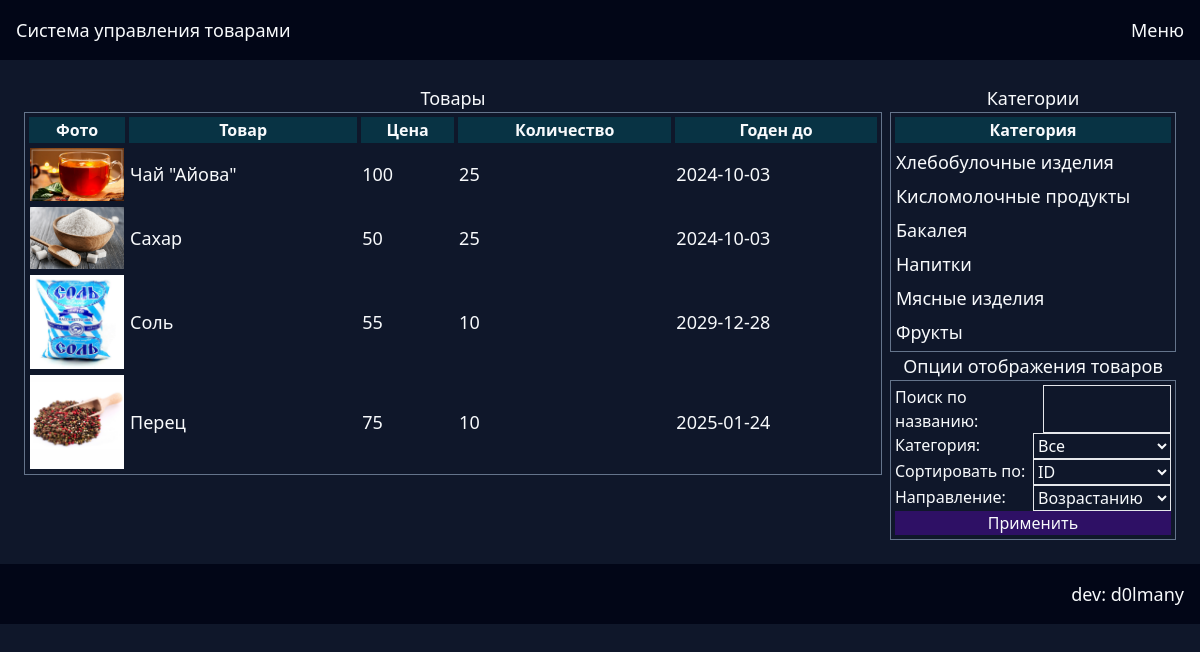
Screenshot of /show.php?category=3 with the database file from the repository.
### tables this page shows
CREATE TABLE `products` (
  `id` int NOT NULL,
  `name` varchar(60) NOT NULL,
  `id_category` int NOT NULL,
  `price` double NOT NULL,
  `quantity` int NOT NULL,
  `ex_date` date NOT NULL
);

CREATE TABLE `categories` (
  `id` int NOT NULL,
  `name` varchar(30) NOT NULL
);

### connect.php (the view, shortened to what this page needs)
<?php
echo "<script src='https://cdn.tailwindcss.com'></script>";
$req=0; $dbname="fpyzvpbd_m1";
switch($req){
    case 0:
        $server="MySQL-8.0"; $user="root"; $pass="";
        break;
}
try{
    $pdo = new PDO("mysql:host=$server;dbname=$dbname;charset=utf8",$user,$pass);
    $pdo->setAttribute(PDO::ATTR_ERRMODE, PDO::ERRMODE_EXCEPTION);
}
catch(PDOException $e){
    echo "Ошибка подключения: ".$e->getMessage();
}
function showtab($tn, $categoryFilter = null, $orderBy = null, $orderDirection = 'ASC', $search = null) {
    global $pdo;
    list($sql, $params) = buildSql($tn, $categoryFilter, $orderBy, $orderDirection, $search);
    $stmt = $pdo->prepare($sql);
    $stmt->execute($params);
    $ware = $stmt->fetchAll(PDO::FETCH_NUM);
    foreach ($ware as $row) {
        echo '<tr class="hover:bg-cyan-700 transition duration-150 text-lg">';
        if ($tn == "products") {
            $path = "img" . DIRECTORY_SEPARATOR . $row[0] . ".png";
            echo "<td class='w-24'><img src='$path' alt='$row[0]'></td>";
        }
        for ($i = 1; $i < count($row); $i++) {
            echo '<td>' . htmlspecialchars($row[$i]) . '</td>';
        }
        echo '</tr>';
    }
}
function buildSql($tn, $categoryFilter = null, $orderBy = null, $orderDirection = 'ASC', $search = null) {
    $sql = "SELECT * FROM $tn";
    $where = [];
    $params = [];
    if ($categoryFilter !== null && $categoryFilter !== "") {
        $where[] = "id_category = ?";
        $params[] = $categoryFilter;
    }
    if (!empty($where)) {
        $sql .= " WHERE " . implode(" AND ", $where);
    }
    return [$sql, $params];
}
function sethead(){
    $temp = <<<'EOT'
    <header class="bg-slate-950 p-4 flex justify-between">
    <a href="index.php" class="hover:text-purple-600 transition duration-150 text-lg flex items-center">Система управления товарами</a>
    <div class="relative inline-block text-left"><div>
    <button class="inline-flex justify-center w-full hover:text-cyan-600 transition duration-150 text-lg outline-none" id="menu-button">
    Меню</button></div><div class="absolute right-0 z-10 mt-2 w-56 rounded-md hidden bg-slate" role="menu" aria-orientation="vertical" aria-labelledby="menu-button" tabindex="-1" id="menu">
    <div class="py-1" role="none">
    <a href="show.php" class="block px-4 py-2 text-sm hover:bg-cyan-700 bg-slate-800 transition duration-150" role="menuitem">Обозреватель</a>
    <a href="cart.php" class="block px-4 py-2 text-sm hover:bg-cyan-700 bg-slate-800 transition duration-150" role="menuitem">Корзина</a>
    <a href="add.php" class="block px-4 py-2 text-sm hover:bg-cyan-700 bg-slate-800 transition duration-150" role="menuitem">Добавить позицию</a>
    <a href="delete.php" class="block px-4 py-2 text-sm hover:bg-cyan-700 bg-slate-800 transition duration-150" role="menuitem">Удалить позицию</a>
    <a href="editor.php" class="block px-4 py-2 text-sm hover:bg-cyan-700 bg-slate-800 transition duration-150" role="menuitem">Редактировать товар</a>
    </div></div></div></header><script>
    const menuButton = document.getElementById('menu-button');
    const menu = document.getElementById('menu');
    let timeout; function showMenu() {
        clearTimeout(timeout);
        menu.classList.remove('hidden');
    } function hideMenu() {
        timeout = setTimeout(() => {
            menu.classList.add('hidden');
        }, 200);
    }
    menuButton.addEventListener('mouseenter', showMenu);
    menuButton.addEventListener('mouseleave', hideMenu);
    menu.addEventListener('mouseenter', showMenu);
    menu.addEventListener('mouseleave', hideMenu);
    </script>
    EOT;
    echo $temp;
}
function setfooter(){
    echo <<< KEO
    <footer class="bg-slate-950 p-4 flex justify-end">
        <a href="https://d0lmany.netlify.app" class="hover:text-purple-600 transition duration-150 text-lg">dev: d0lmany</a>
    </footer>
    KEO;
}
?>

### rows the page displays
products: shows a picture, name "Чай \"Айова\"", price "100", quantity "25", ex_date "2024-10-03"
products: shows a picture, name "Сахар", price "50", quantity "25", ex_date "2024-10-03"
products: shows a picture, name "Соль", price "55", quantity "10", ex_date "2029-12-28"
products: shows a picture, name "Перец", price "75", quantity "10", ex_date "2025-01-24"
categories: name "Хлебобулочные изделия"
categories: name "Кисломолочные продукты"
categories: name "Бакалея"
categories: name "Напитки"
categories: name "Мясные изделия"
categories: name "Фрукты"
